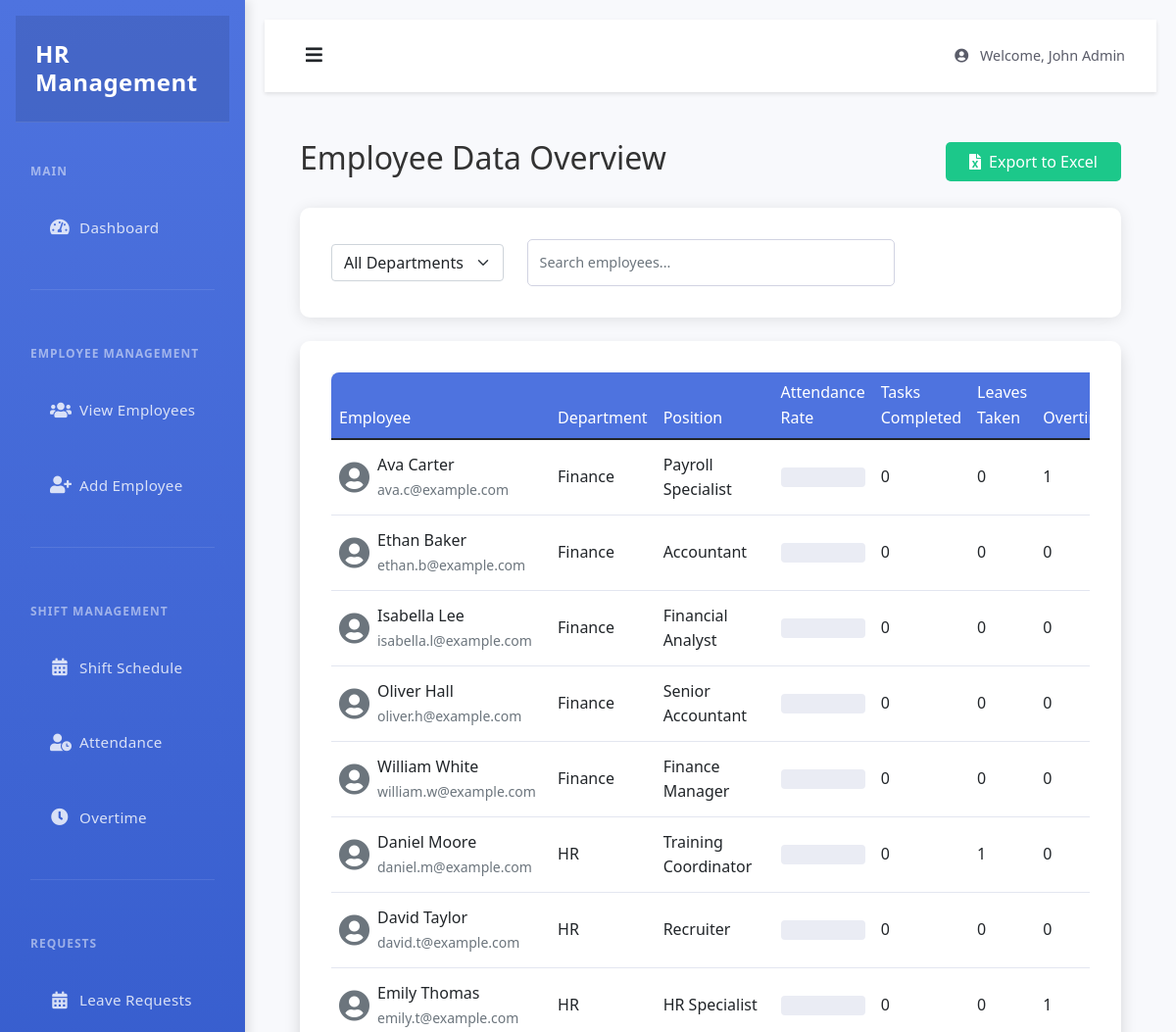
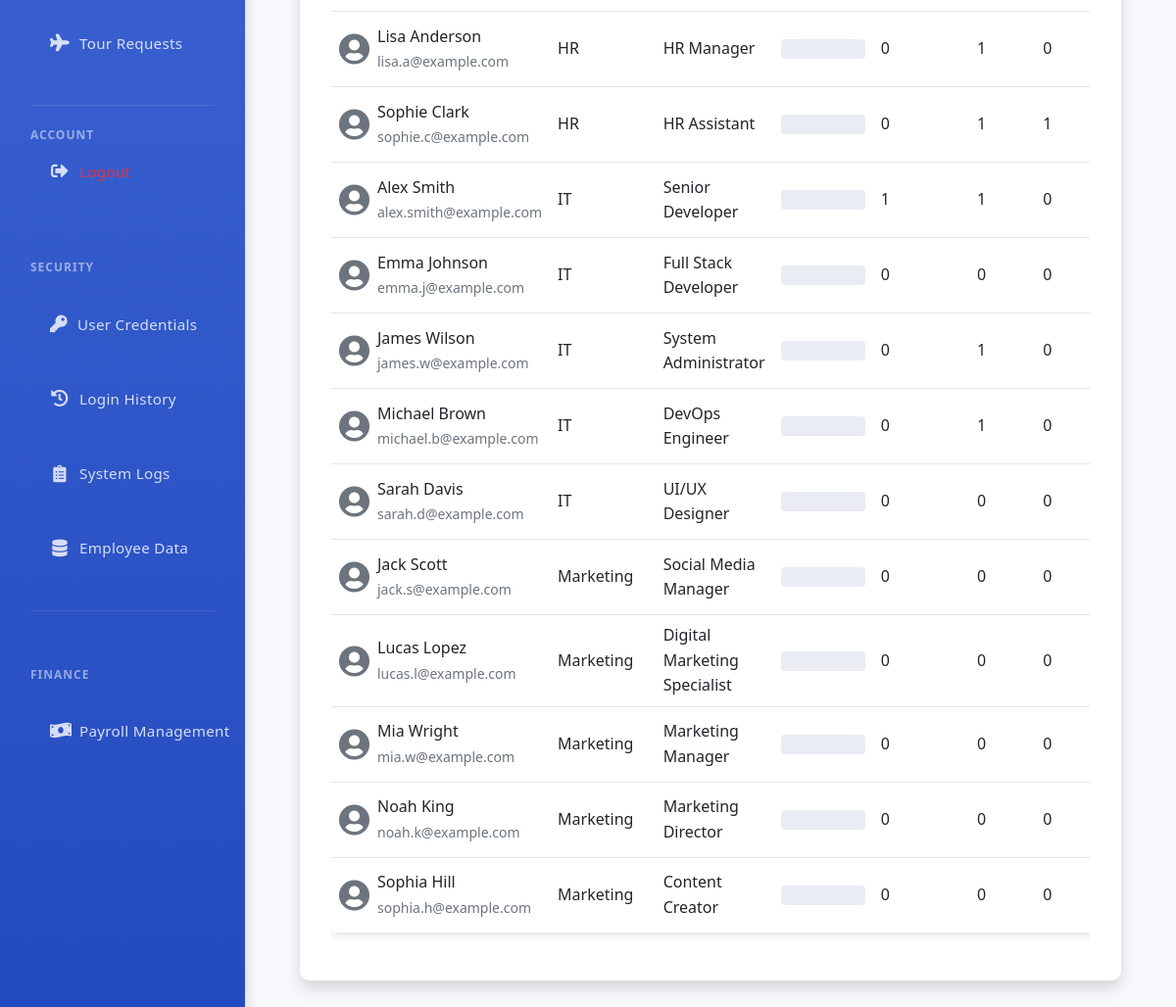
The app's page /admin/employees-data (signed in) with its own data (2 pictures, top to bottom).
### tables this page shows
CREATE TABLE users (
    id INTEGER PRIMARY KEY AUTOINCREMENT,
    first_name TEXT NOT NULL,
    last_name TEXT NOT NULL,
    email TEXT UNIQUE NOT NULL,
    phone TEXT,
    username TEXT UNIQUE,
    password_hash TEXT NOT NULL,
    role TEXT NOT NULL,
    position TEXT,
    department TEXT,
    salary REAL,
    duration INTEGER,
    join_date TEXT,
    profile_pic TEXT,
    created_at TIMESTAMP DEFAULT CURRENT_TIMESTAMP
);

### app.py (the view)
@app.route('/admin/employees-data')
@admin_required
def view_employees_data():
    db = get_db()
    cursor = db.cursor()
    cursor.execute('''
        SELECT
            u.*,
            (SELECT COUNT(*) FROM tasks WHERE user_id = u.id AND status = 'completed') as tasks_completed,
            (SELECT COUNT(*) FROM leave_requests WHERE user_id = u.id AND status = 'approved') as leaves_taken,
            COALESCE(
                (SELECT ROUND(
                    (COUNT(CASE WHEN status = 'present' OR status = 'late' THEN 1 END) * 100.0 / COUNT(*)
                ), 1)
                FROM attendance
                WHERE user_id = u.id
                AND date >= date('now', '-30 days')
                ), 0
            ) as attendance_rate,
            (SELECT COUNT(*) FROM overtime WHERE user_id = u.id AND status = 'approved') as overtime_count
        FROM users u
        WHERE u.role = 'employee'
        ORDER BY u.department, u.first_name
    ''')
    employees = cursor.fetchall()
    return render_template('admin/employees_data.html', employees=employees)

### app.py (called while the page is built)
def get_db():
    if not hasattr(g, 'sqlite_db'):
        g.sqlite_db = sqlite3.connect(app.config['DATABASE'])
        g.sqlite_db.row_factory = sqlite3.Row
    return g.sqlite_db

def admin_required(f):
    @wraps(f)
    def decorated_function(*args, **kwargs):
        if 'is_admin' not in session or not session['is_admin']:
            flash('Admin access required')
            return redirect(url_for('login'))
        return f(*args, **kwargs)
    return decorated_function

### templates/admin/employees_data.html (shortened to what this page needs)
{% extends "admin/base.html" %}
{% block content %}
<div class="container-fluid py-4">
    <div class="d-flex justify-content-between align-items-center mb-4">
        <h2>Employee Data Overview</h2>
        <button class="btn btn-success" onclick="exportToExcel()">
            <i class="fas fa-file-excel me-2"></i>Export to Excel
        </button>
    </div>
    <div class="card mb-4">
        <div class="card-body">
            <div class="row align-items-center">
                <div class="col-md-3">
                    <select class="form-select" id="departmentFilter">
                        <option value="">All Departments</option>
                    </select>
                </div>
                <div class="col-md-6">
                    <input type="text" class="form-control" id="searchInput" placeholder="Search employees...">
                </div>
            </div>
        </div>
    </div>
    <div class="card shadow">
        <div class="card-body">
            <div class="table-responsive">
                <table class="table table-hover" id="employeeTable">
                    <thead>
                        <tr>
                            <th>Employee</th>
                            <th>Department</th>
                            <th>Position</th>
                            <th>Attendance Rate</th>
                            <th>Tasks Completed</th>
                            <th>Leaves Taken</th>
                            <th>Overtime</th>
                        </tr>
                    </thead>
                    <tbody>
                        {% for emp in employees %}
                        <tr data-department="{{ emp.department }}">
                            <td>
                                <div class="d-flex align-items-center">
                                    {% if emp.profile_pic %}
                                        <img src="{{ url_for('static', filename='profile_pics/' + emp.profile_pic) }}"
                                             alt="Profile"
                                             class="rounded-circle me-2"
                                             style="width: 32px; height: 32px; object-fit: cover;">
                                    {% else %}
                                        <i class="fas fa-user-circle me-2 text-secondary" style="font-size: 32px;"></i>
                                    {% endif %}
                                    <div>
                                        <div>{{ emp.first_name }} {{ emp.last_name }}</div>
                                        <small class="text-muted">{{ emp.email }}</small>
                                    </div>
                                </div>
                            </td>
                            <td>{{ emp.department }}</td>
                            <td>{{ emp.position }}</td>
                            <td>
                                <div class="progress" style="height: 20px;">
                                </div>
                            </td>
                            <td>{{ emp.tasks_completed }}</td>
                            <td>{{ emp.leaves_taken }}</td>
                            <td>{{ emp.overtime_count }}</td>
                        </tr>
                        {% endfor %}
                    </tbody>
                </table>
            </div>
        </div>
    </div>
</div>
{% endblock %}

### static/style.css (style rules this page uses)
* { margin: 0; padding: 0; box-sizing: border-box; }
body { font-family: 'Segoe UI', Tahoma, Geneva, Verdana, sans-serif; line-height: 1.6; background-color: #f8f9fa; color: #333; min-height: 100vh; display: flex; flex-direction: column; }
.card { background: white; border-radius: 10px; box-shadow: 0 2px 15px rgba(0, 0, 0, 0.1); transition: transform 0.2s, box-shadow 0.2s; margin-bottom: 20px; border: none; }
.card-body { padding: 2rem; }
.btn { padding: 0.5rem 1.5rem; border-radius: 5px; transition: all 0.3s; font-weight: 500; }
.btn-success { background-color: #1cc88a; border: none; }
.table { background: white; border-radius: 8px; overflow: hidden; box-shadow: 0 2px 10px rgba(0, 0, 0, 0.1); }
.table th { background-color: #4e73df; color: white; font-weight: 500; border: none; }
.table td { vertical-align: middle; border-color: #e3e6f0; }
.form-control { border-radius: 5px; border: 1px solid #d1d3e2; padding: 0.75rem; font-size: 0.9rem; }
.card { margin-bottom: 20px; }
.progress { height: 1.5rem; font-size: 0.875rem; font-weight: 600; background-color: #eaecf4; }

### records on screen
users: first_name "Ava", last_name "Carter", email "ava.c@example.com", department "Finance", position "Payroll Specialist", tasks_completed "0", leaves_taken "0", overtime_count "1"
users: first_name "Ethan", last_name "Baker", email "ethan.b@example.com", department "Finance", position "Accountant", tasks_completed "0", leaves_taken "0", overtime_count "0"
users: first_name "Isabella", last_name "Lee", email "isabella.l@example.com", department "Finance", position "Financial Analyst", tasks_completed "0", leaves_taken "0", overtime_count "0"
users: first_name "Oliver", last_name "Hall", email "oliver.h@example.com", department "Finance", position "Senior Accountant", tasks_completed "0", leaves_taken "0", overtime_count "0"
users: first_name "William", last_name "White", email "william.w@example.com", department "Finance", position "Finance Manager", tasks_completed "0", leaves_taken "0", overtime_count "0"
users: first_name "Daniel", last_name "Moore", email "daniel.m@example.com", department "HR", position "Training Coordinator", tasks_completed "0", leaves_taken "1", overtime_count "0"
users: first_name "David", last_name "Taylor", email "david.t@example.com", department "HR", position "Recruiter", tasks_completed "0", leaves_taken "0", overtime_count "0"
users: first_name "Emily", last_name "Thomas", email "emily.t@example.com", department "HR", position "HR Specialist", tasks_completed "0", leaves_taken "0", overtime_count "1"
users: first_name "Lisa", last_name "Anderson", email "lisa.a@example.com", department "HR", position "HR Manager", tasks_completed "0", leaves_taken "1", overtime_count "0"
users: first_name "Sophie", last_name "Clark", email "sophie.c@example.com", department "HR", position "HR Assistant", tasks_completed "0", leaves_taken "1", overtime_count "1"
users: first_name "Alex", last_name "Smith", email "alex.smith@example.com", department "IT", position "Senior Developer", tasks_completed "1", leaves_taken "1", overtime_count "0"
users: first_name "Emma", last_name "Johnson", email "emma.j@example.com", department "IT", position "Full Stack Developer", tasks_completed "0", leaves_taken "0", overtime_count "0"
users: first_name "James", last_name "Wilson", email "james.w@example.com", department "IT", position "System Administrator", tasks_completed "0", leaves_taken "1", overtime_count "0"
users: first_name "Michael", last_name "Brown", email "michael.b@example.com", department "IT", position "DevOps Engineer", tasks_completed "0", leaves_taken "1", overtime_count "0"
users: first_name "Sarah", last_name "Davis", email "sarah.d@example.com", department "IT", position "UI/UX Designer", tasks_completed "0", leaves_taken "0", overtime_count "0"
users: first_name "Jack", last_name "Scott", email "jack.s@example.com", department "Marketing", position "Social Media Manager", tasks_completed "0", leaves_taken "0", overtime_count "0"
users: first_name "Lucas", last_name "Lopez", email "lucas.l@example.com", department "Marketing", position "Digital Marketing Specialist", tasks_completed "0", leaves_taken "0", overtime_count "0"
users: first_name "Mia", last_name "Wright", email "mia.w@example.com", department "Marketing", position "Marketing Manager", tasks_completed "0", leaves_taken "0", overtime_count "0"
users: first_name "Noah", last_name "King", email "noah.k@example.com", department "Marketing", position "Marketing Director", tasks_completed "0", leaves_taken "0", overtime_count "0"
users: first_name "Sophia", last_name "Hill", email "sophia.h@example.com", department "Marketing", position "Content Creator", tasks_completed "0", leaves_taken "0", overtime_count "0"

### other values on screen
{{ session.get('username') }} "John Admin"
